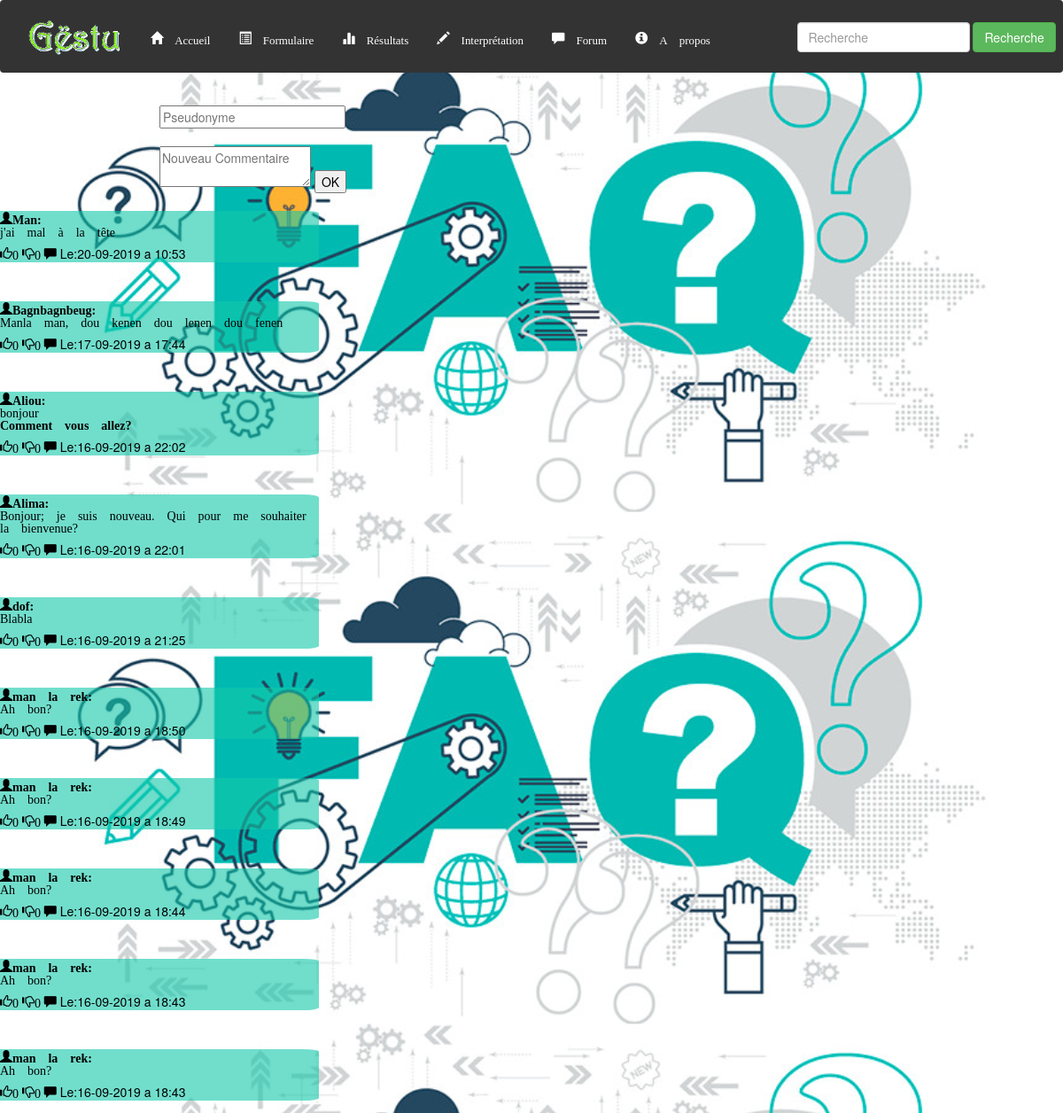
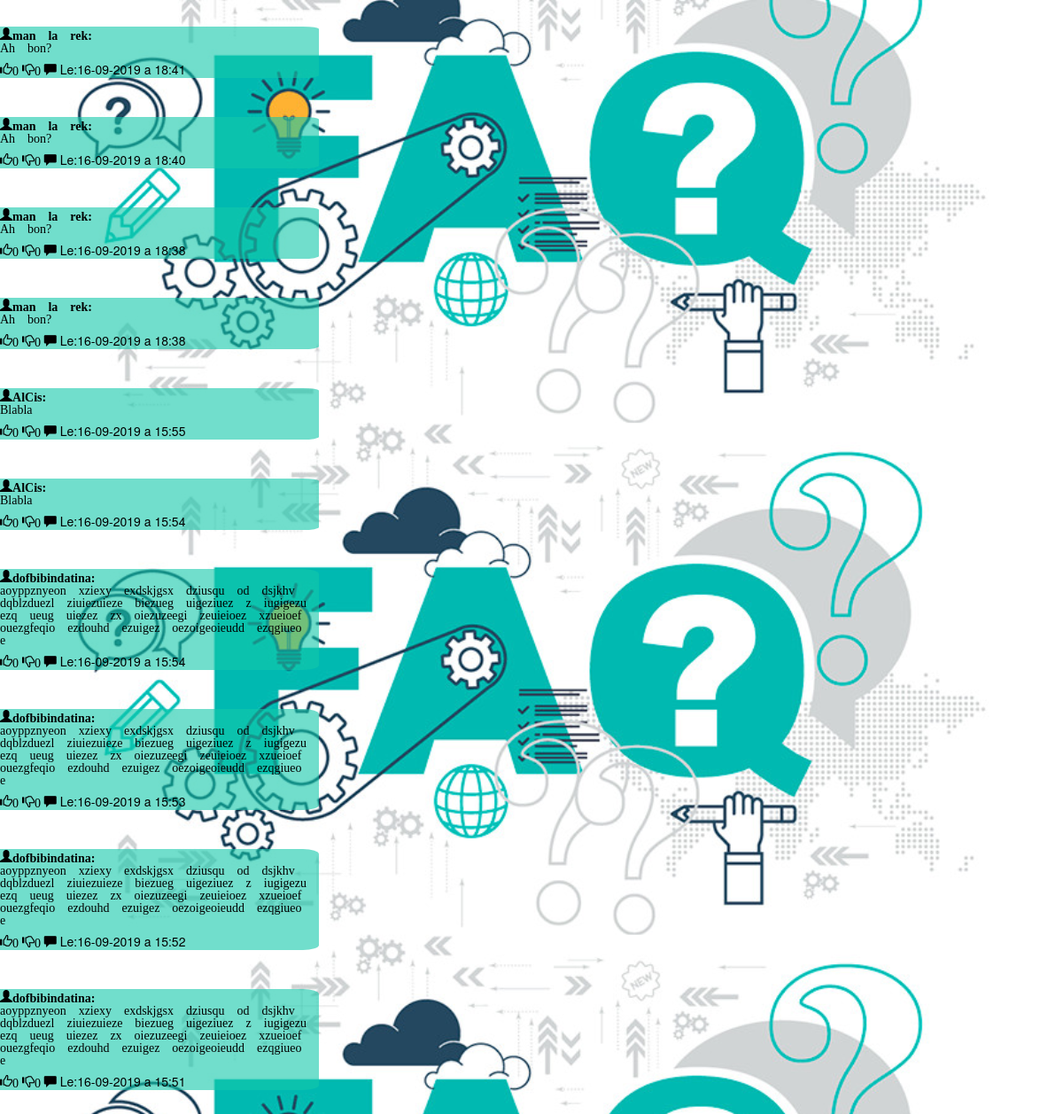
/php/connexion.php, run on the app's committed database (2 pictures, top to bottom).
### tables this page shows
CREATE TABLE IF NOT EXISTS `categorie` (
  `id` int(11) NOT NULL AUTO_INCREMENT,
  `messages` varchar(255) NOT NULL,
  `pseudo` varchar(50) NOT NULL,
  `dates` varchar(200) NOT NULL,
  PRIMARY KEY (`id`)
);

### php/connexion.php (the view, shortened to what this page needs)
<!DOCTYPE html>
<html>
    <head>
        <?php
            include('head.php');
          ?>
    </head>
    <body id='body_forum'>
        <div id="P2">
          <?php
            include('menu_nav.php');
          ?>
        </div>
        <div id='categorie'>
                <form class="form" method="POST" action="connexion.php">
                    <div class='container-fluid'>
                        <div id="ouvc" class="row">
                            <div class="categorie">
                                <input type="text" id="prone" name="pseudo" placeholder="Pseudonyme"><br><br>
                                <textarea id="com" name="messages" placeholder="Nouveau Commentaire"></textarea>
                                <button type="submit" name="OK" id="OK">OK</button><br/><br>
                            </div>
                        </div>
                    </div>
                </form>
        </div>
        <?php
            try {
                $bdd = new PDO('mysql:host=localhost;dbname=gestu', 'root', '');
                }
                catch(Exception $e) {
                    die('Erreur : '.$e->getMessage()); }
        $reponse=$bdd->query('SELECT messages, pseudo, dates FROM categorie ORDER BY id DESC LIMIT 0, 20');
        while($donnees=$reponse->fetch()){
            echo '<div class="categories"><p class="glyphicon glyphicon-user"><strong id="strong">'.htmlspecialchars($donnees['pseudo']).':</strong><br>
                '.$donnees['messages'].'</p><br>
                <div><span class="aime glyphicon glyphicon-thumbs-up" id="aime">0 </span> <span id="aimepas" class="aimepas glyphicon glyphicon-thumbs-down">0 </span> <span class="comment glyphicon glyphicon-comment" id="comment" > </span>
                <span id="dates">'.$donnees['dates'].'</span><br><div class="rep"></div></div></div><br/>';
        }
    ?>
    </body>
</html>

### php/head.php (shortened to what this page needs)
  <link rel="stylesheet" href="https://maxcdn.bootstrapcdn.com/bootstrap/3.4.0/css/bootstrap.min.css">
<link rel="stylesheet" href="../css/style.css">

### php/menu_nav.php (shortened to what this page needs)
<nav class="navbar" id='menu_nav'>
    <div class='container-fluid'>
        <div class="row">
            <div class='col-md-9' id='regler'>
                <a href="#" id='tof'><img class="nav-link disabled"   src="../images/gestus.png" style='height:50px'></a>
                <div class='menume'>
                    <div class='menunu'>
                        <a class="nav-link" href="home.php"><span class='glyphicon glyphicon-home'><span class='neub'> Accueil</span></span></a>
                        <a class="nav-link " href="formulaire.php"><span class='glyphicon glyphicon-list-alt'><span class='neub'> Formulaire</span></span></a>
                        <a class="nav-link" href="resultat.php"><span class='glyphicon glyphicon-stats'><span class='neub'> Résultats</span></span></a>
                        <a class="nav-link" href="interpretation.php"><span class='glyphicon glyphicon-pencil'><span class='neub'> Interprétation</span></span></a>
                        <a class="nav-link" href="forum.php"><span class='glyphicon glyphicon-comment'><span class='neub'> Forum</span></span></a>
                        <a class="nav-link" href="propos.php"><span class='glyphicon glyphicon-info-sign'><span class='neub'> A propos</span></span></a>
                    </div>
                </div>
            </div>
            <form class="form-inline" action="#">
                <input class="form-control mr-sm-2" type="text" placeholder="Recherche">
                <button class="btn btn-success" type="submit">Recherche</button>
            </form>
        </div>
    </div>
</nav>

### css/style.css (style rules this page uses)
body { margin: 0px; border: 0px; }
#body_forum .categorie { margin-left: 15%; width: 70%; }
#body_forum .categorie input { margin-top: 2%; }
.navbar { overflow: hidden; background-color: #333; }
.navbar a { float: left; font-size: 16px; color: white; text-align: center; padding: 14px 16px; text-decoration: none; }
.menunu a span { font-size: 90%; }
.nav-link, .form-inline { margin-top: 2%; }
input { width: 25%; }

### php/connexion.php (style rules this page uses)
body { background-image:url('../images/faq.jpg'); background-size:100%; background-attachment: fixed; color:black; }
form { color:black; }
#comment { text-align:right; }
.categories { margin-bottom: 2%; background-color:rgba(19,200,170,0.6) ; width:30%; border-top-right-radius: 5%; border-bottom-right-radius:5%; }

### data on the page
categorie: pseudo "Man", messages "j'ai mal à la tête", dates "Le:20-09-2019 a 10:53"
categorie: pseudo "Bagnbagnbeug", messages "Manla man, dou kenen dou lenen dou fenen", dates "Le:17-09-2019 a 17:44"
categorie: pseudo "Aliou", messages "bonjour Comment vous allez?", dates "Le:16-09-2019 a 22:02"
categorie: pseudo "Alima", messages "Bonjour; je suis nouveau. Qui pour me souhaiter la bienvenue?", dates "Le:16-09-2019 a 22:01"
categorie: pseudo "dof", messages "Blabla", dates "Le:16-09-2019 a 21:25"
categorie: pseudo "man la rek", messages "Ah bon?", dates "Le:16-09-2019 a 18:50"
categorie: pseudo "man la rek", messages "Ah bon?", dates "Le:16-09-2019 a 18:49"
categorie: pseudo "man la rek", messages "Ah bon?", dates "Le:16-09-2019 a 18:44"
categorie: pseudo "man la rek", messages "Ah bon?", dates "Le:16-09-2019 a 18:43"
categorie: pseudo "man la rek", messages "Ah bon?", dates "Le:16-09-2019 a 18:43"
categorie: pseudo "man la rek", messages "Ah bon?", dates "Le:16-09-2019 a 18:41"
categorie: pseudo "man la rek", messages "Ah bon?", dates "Le:16-09-2019 a 18:40"
categorie: pseudo "man la rek", messages "Ah bon?", dates "Le:16-09-2019 a 18:38"
categorie: pseudo "man la rek", messages "Ah bon?", dates "Le:16-09-2019 a 18:38"
categorie: pseudo "AlCis", messages "Blabla", dates "Le:16-09-2019 a 15:55"
categorie: pseudo "AlCis", messages "Blabla", dates "Le:16-09-2019 a 15:54"
categorie: pseudo "dofbibindatina", messages "aoyppznyeon xziexy exdskjgsx dziusqu od dsjkhv dqblzduezl ziuiezuieze biezueg uigeziuez z iugigezu ezq ueug uiezez zx oiezuzeegi zeuieioez xzueioef ouezgfeqio ezdouhd ezuigez oezoigeoieudd ezqgiueo e", dates "Le:16-09-2019 a 15:54"
categorie: pseudo "dofbibindatina", messages "aoyppznyeon xziexy exdskjgsx dziusqu od dsjkhv dqblzduezl ziuiezuieze biezueg uigeziuez z iugigezu ezq ueug uiezez zx oiezuzeegi zeuieioez xzueioef ouezgfeqio ezdouhd ezuigez oezoigeoieudd ezqgiueo e", dates "Le:16-09-2019 a 15:53"
categorie: pseudo "dofbibindatina", messages "aoyppznyeon xziexy exdskjgsx dziusqu od dsjkhv dqblzduezl ziuiezuieze biezueg uigeziuez z iugigezu ezq ueug uiezez zx oiezuzeegi zeuieioez xzueioef ouezgfeqio ezdouhd ezuigez oezoigeoieudd ezqgiueo e", dates "Le:16-09-2019 a 15:52"
categorie: pseudo "dofbibindatina", messages "aoyppznyeon xziexy exdskjgsx dziusqu od dsjkhv dqblzduezl ziuiezuieze biezueg uigeziuez z iugigezu ezq ueug uiezez zx oiezuzeegi zeuieioez xzueioef ouezgfeqio ezdouhd ezuigez oezoigeoieudd ezqgiueo e", dates "Le:16-09-2019 a 15:51"
